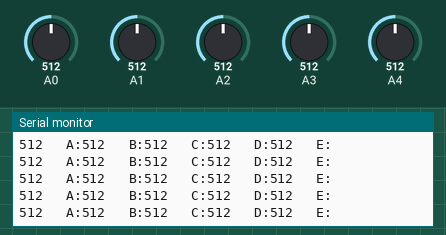
The sketch below on a simulated Arduino Uno, built with avr-gcc and run on an emulated ATmega328P. Parts: the last lines printed to the serial monitor. The test bench sets the inputs (shaded band); at power-on: A0 = 512, A1 = 512, A2 = 512, A3 = 512, A4 = 512.

Above: at 1.2 s.
1.3 s: A0 set to 105
At 2.3 s:
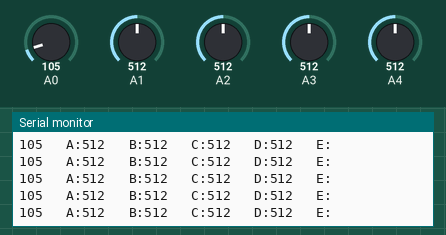
4.3 s: A0 set to 93
At 4.8 s:
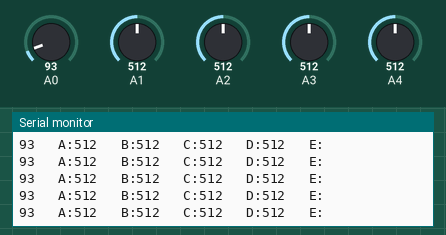
7.3 s: A1 set to 106
At 7.8 s:
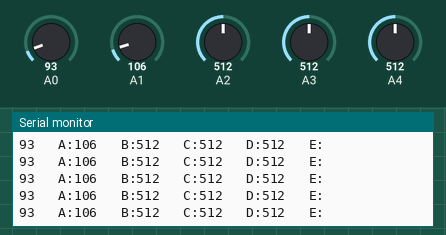
10.3 s: A1 set to 90
At 11.0 s:
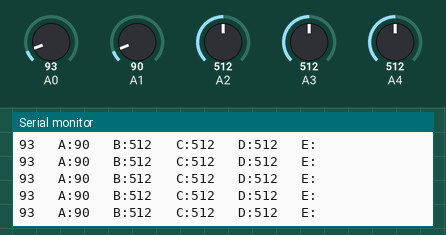
13.3 s: A2 set to 106
At 14.4 s:
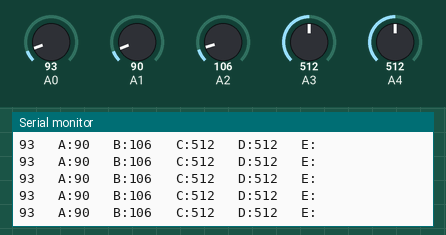
14.8 s: A2 set to 89
At 15.6 s:
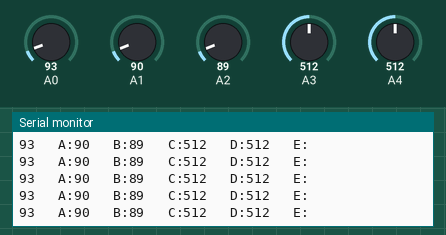
Timing chart, 0 to 17.8 s (numbered marks = the images above; inputs shaded):
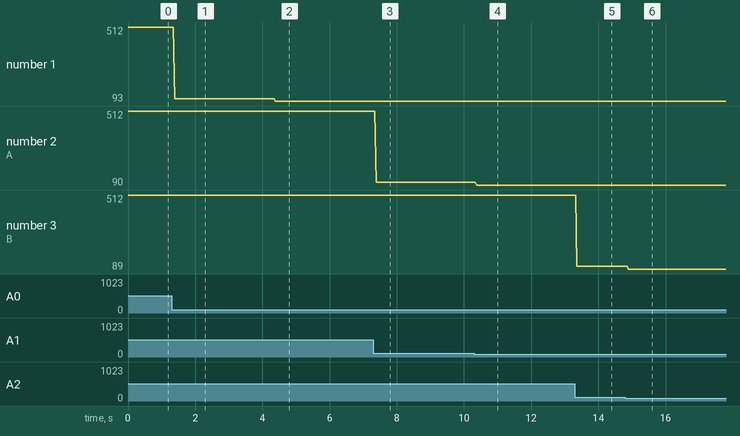

The sketch:

sensorcheck.ino
```cpp
int analogValue = 0;
int analogValue1 = 1;
int analogValue2 = 2;
int analogValue3 = 3;
int analogValue4 = 4;
void setup() {

  Serial.begin(9600);
}

void loop() {

  analogValue = analogRead(0);
  analogValue1 = analogRead(1);
  analogValue2 = analogRead(2);
  analogValue3 = analogRead(3);
  analogValue4 = analogRead(4);


  Serial.print(analogValue, DEC);
  Serial.print("\t A:");
  Serial.print(analogValue1, DEC);
  Serial.print("\t B:");
  Serial.print(analogValue2, DEC);
  Serial.print("\t C:");
  Serial.print(analogValue3, DEC);
  Serial.print("\t D:");
  Serial.print(analogValue4, DEC);
  Serial.print("\t E:");
  Serial.println();

  // delay 10 milliseconds before the next reading:
  delay(10);
}
```

Measured:
- after the input at 1.3 s, the serial monitor: prints a new line after 0.09 s (image 1)
- after the input at 4.3 s, the serial monitor: prints a new line after 0.09 s (image 2)
- after the input at 7.3 s, the serial monitor: prints a new line after 0.08 s (image 3)
- after the input at 10.3 s, the serial monitor: prints a new line after 0.08 s (image 4)
- after the input at 13.3 s, the serial monitor: prints a new line after 0.06 s (image 5)
- after the input at 14.8 s, the serial monitor: prints a new line after 0.09 s (image 6)
- plotted number 1: 512 → 105 after the input at 1.3 s, 105 → 93 after the input at 4.3 s
- plotted number 2: 512 → 106 after the input at 7.3 s, 106 → 90 after the input at 10.3 s
